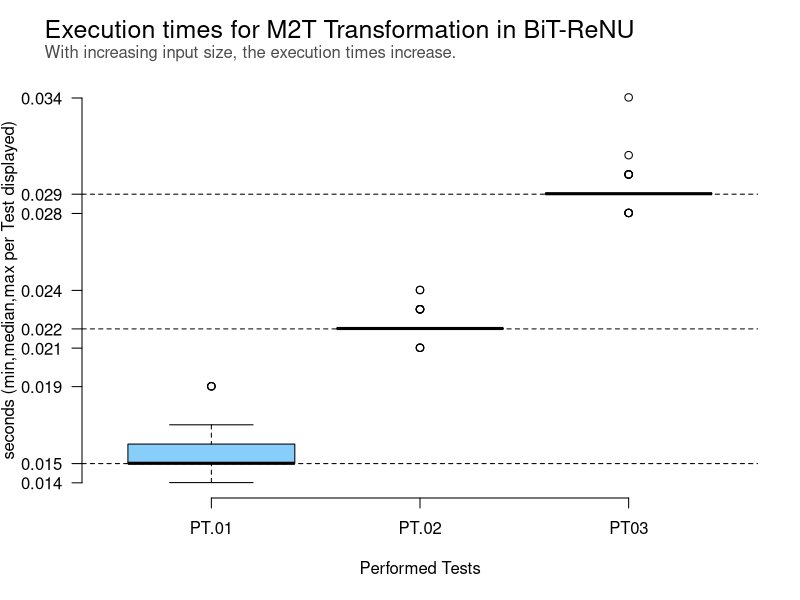
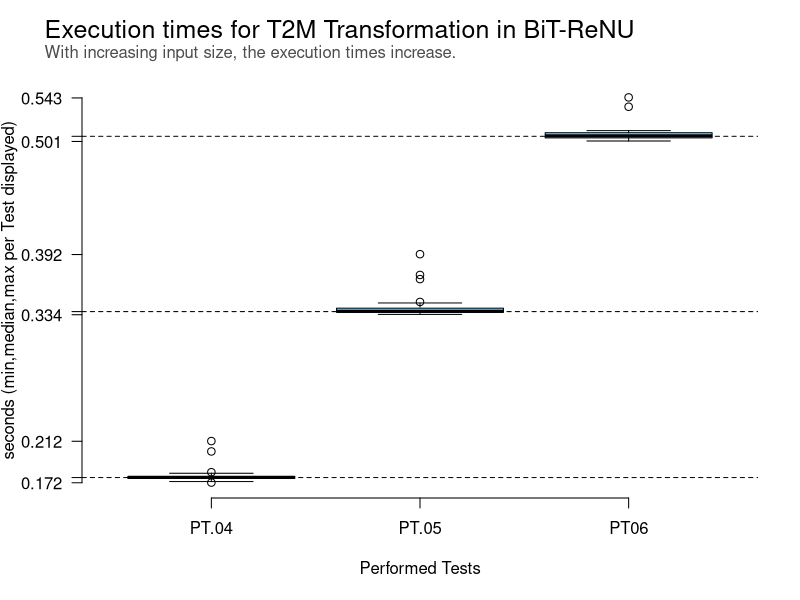
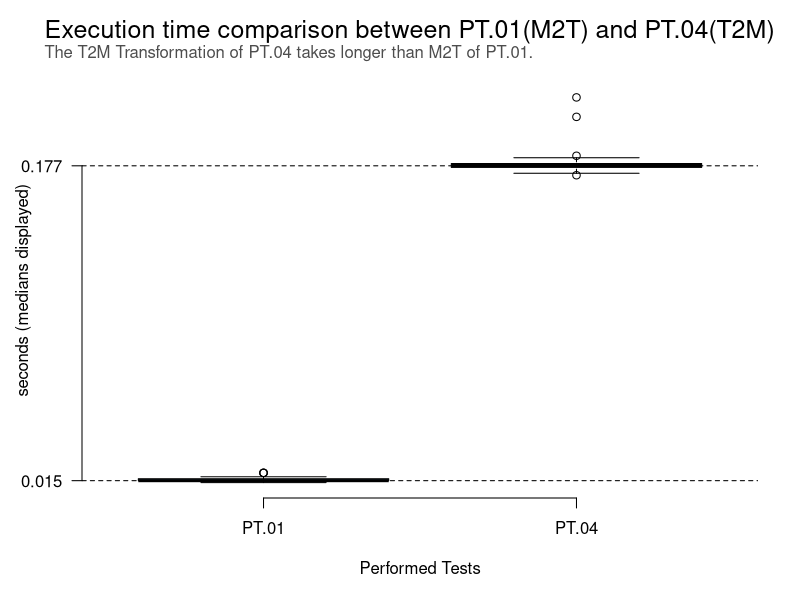
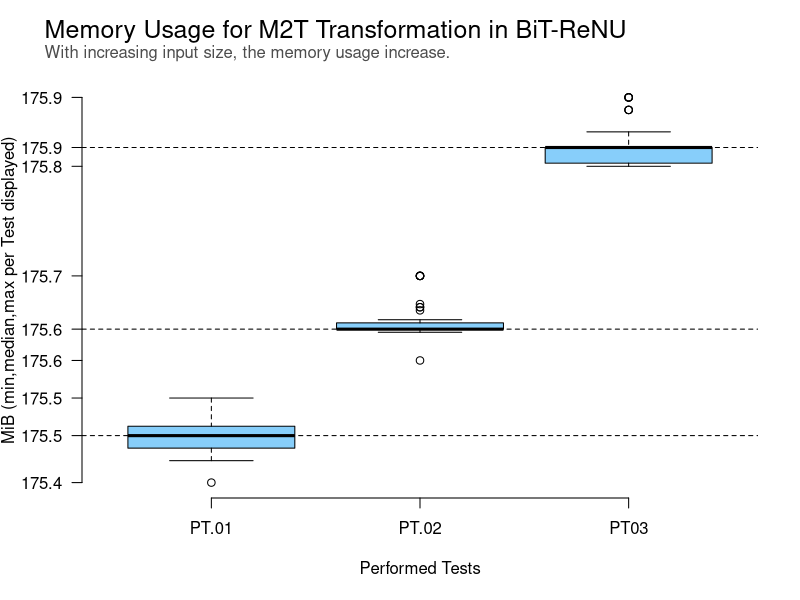
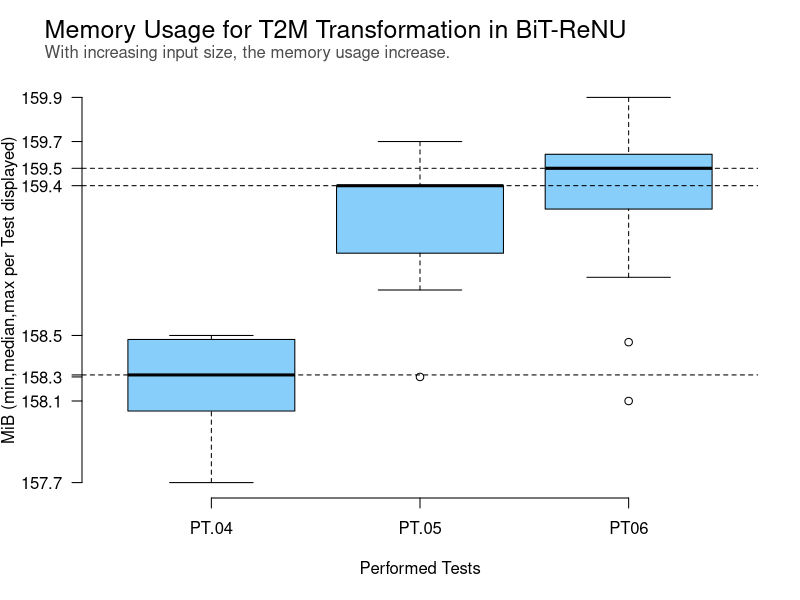
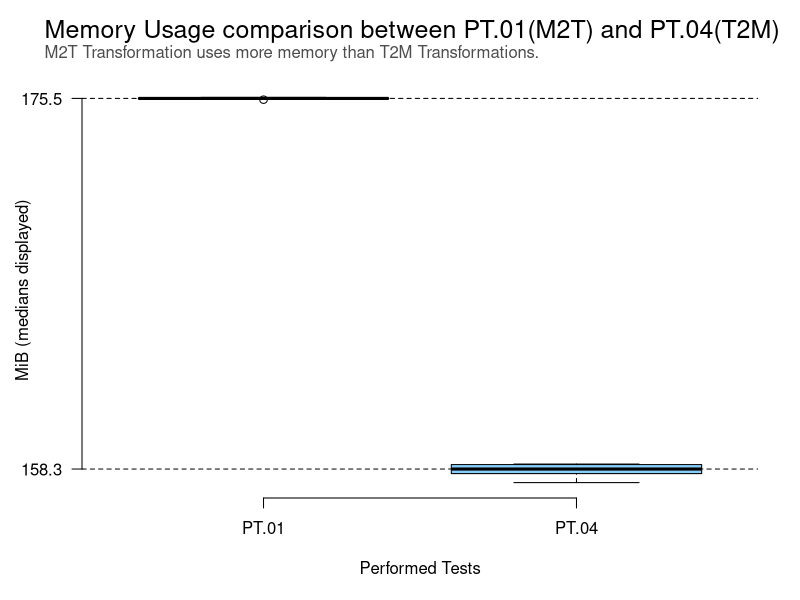

Reproduce these figures in R, in order.
library(rstudioapi)
setwd(gsub("/PT_analysis.R","",getSourceEditorContext()$path))



# ---- Import measure files ----
pt01 <- read.csv2(file.path("PT01", "measures_PT01.csv"))
pt02 <- read.csv2(file.path("PT02", "measures_PT02.csv"))
pt03 <- read.csv2(file.path("PT03", "measures_PT03.csv"))
pt04 <- read.csv2(file.path("PT04", "measures_PT04.csv"))
pt05 <- read.csv2(file.path("PT05", "measures_PT05.csv"))
pt06 <- read.csv2(file.path("PT06", "measures_PT06.csv"))


# ---- Group times ----
times <- data.frame(
  PT01_time = pt01[, 1],
  PT02_time = pt02[, 1],
  PT03_time = pt03[, 1],
  PT04_time = pt04[, 1],
  PT05_time = pt05[, 1],
  PT06_time = pt06[, 1]
)
# ---- collect min, median, max times ---- 
PT01_min_time = round(min(pt01[,1]),digits = 3)
PT01_med_time = round(median(pt01[,1]),digits = 3)
PT01_max_time = round(max(pt01[,1]),digits = 3)

PT02_min_time = round(min(pt02[,1]),digits = 3)
PT02_med_time = round(median(pt02[,1]),digits = 3)
PT02_max_time = round(max(pt02[,1]),digits = 3)

PT03_min_time = round(min(pt03[,1]),digits = 3)
PT03_med_time = round(median(pt03[,1]),digits = 3)
PT03_max_time = round(max(pt03[,1]),digits = 3)

PT04_min_time = round(min(pt04[,1]),digits = 3)
PT04_med_time = round(median(pt04[,1]),digits = 3)
PT04_max_time = round(max(pt04[,1]),digits = 3)

PT05_min_time = round(min(pt05[,1]),digits = 3)
PT05_med_time = round(median(pt05[,1]),digits = 3)
PT05_max_time = round(max(pt05[,1]),digits = 3)

PT06_min_time = round(min(pt06[,1]),digits = 3)
PT06_med_time = round(median(pt06[,1]),digits = 3)
PT06_max_time = round(max(pt06[,1]),digits = 3)

min_max_times = c(PT01_min_time,PT01_max_time,
                  PT02_min_time,PT02_max_time,
                  PT03_min_time,PT03_max_time,
                  PT04_min_time,PT04_max_time,
                  PT05_min_time,PT05_max_time,
                  PT06_min_time,PT06_max_time)
median_times = c(PT01_med_time,PT02_med_time,PT03_med_time,PT04_med_time,PT05_med_time,PT06_med_time)
all_times = c(PT01_min_time,PT01_med_time,PT01_max_time,
              PT02_min_time,PT02_med_time,PT02_max_time,
              PT03_min_time,PT03_med_time,PT03_max_time,
              PT04_min_time,PT04_med_time,PT04_max_time,
              PT05_min_time,PT05_med_time,PT05_max_time,
              PT06_min_time,PT06_med_time,PT06_max_time)
times.df <- data.frame(
  Test_id = c("PT.01","PT.02","PT.03","PT.04","PT.05","PT.06"),
  min = c(PT01_min_time,PT02_min_time,PT03_min_time,PT04_min_time,PT05_min_time,PT06_min_time),
  median = c(PT01_med_time,PT02_med_time,PT03_med_time,PT04_med_time,PT05_med_time,PT06_med_time),
  max = c(PT01_max_time,PT02_max_time,PT03_max_time,PT04_max_time,PT05_max_time,PT06_max_time)
)
#write.csv(times.df, "C:\\Users\\mbima\\Desktop\\Times.csv", row.names=FALSE)


# ---- Group memory usage ----
memory <- data.frame(
  PT01_memory = pt01[, 2],
  PT02_memory = pt02[, 2],
  PT03_memory = pt03[, 2],
  PT04_memory = pt04[, 2],
  PT05_memory = pt05[, 2],
  PT06_memory = pt06[, 2]
)




# ---- collect min, median, max memory usage ---- 
PT01_min_memory = min(pt01[,2])
PT01_med_memory = median(pt01[,2])
PT01_max_memory = max(pt01[,2])
PT02_min_memory = min(pt02[,2])
PT02_med_memory = median(pt02[,2])
PT02_max_memory = max(pt02[,2])
PT03_min_memory = min(pt03[,2])
PT03_med_memory = median(pt03[,2])
PT03_max_memory = max(pt03[,2])
PT04_min_memory = min(pt04[,2])
PT04_med_memory = median(pt04[,2])
PT04_max_memory = max(pt04[,2])
PT05_min_memory = min(pt05[,2])
PT05_med_memory = median(pt05[,2])
PT05_max_memory = max(pt05[,2])
PT06_min_memory = min(pt06[,2])
PT06_med_memory = median(pt06[,2])
PT06_max_memory = max(pt06[,2])

min_max_memory = c(PT01_min_memory,PT01_max_memory,
                   PT02_min_memory,PT02_max_memory,
                   PT03_min_memory,PT03_max_memory,
                   PT04_min_memory,PT04_max_memory,
                   PT05_min_memory,PT05_max_memory,
                   PT06_min_memory,PT06_max_memory)
median_times = c(PT01_med_memory,PT02_med_memory,
                 PT03_med_memory,PT04_med_memory,
                 PT05_med_memory,PT06_med_memory)
all_memory = c(PT01_min_memory,PT01_med_memory,PT01_max_memory,
              PT02_min_memory,PT02_med_memory,PT02_max_memory,
              PT03_min_memory,PT03_med_memory,PT03_max_memory,
              PT04_min_memory,PT04_med_memory,PT04_max_memory,
              PT05_min_memory,PT05_med_memory,PT05_max_memory,
              PT06_min_memory,PT06_med_memory,PT06_max_memory)

all_memory_rounded <- round(all_memory,digits = 3)

memory.df <- data.frame(
  Test_id = c("PT.01","PT.02","PT.03","PT.04","PT.05","PT.06"),
  min = all_memory_rounded[c(1,4,7,10,13,16)],
  median = all_memory_rounded[c(2,5,8,11,14,17)],
  max = all_memory_rounded[c(3,6,9,12,15,18)]
)
write.csv(memory.df, "C:\\Users\\mbima\\Desktop\\Memory.csv", row.names=FALSE)



################################################## TIMES BOXPLOTS #####################################################################

# ---- BOXPLOT: TIMES: PT.01 - PT.03 ----
boxplot(times[,1:3],
        names = c("PT.01", "PT.02", "PT03"),
        frame = FALSE, col = "lightskyblue",
        ylab="", xlab = "Performed Tests",
        yaxt="n")
axis(side=2, at=all_times[1:9], las=1)
title(ylab="seconds (min,median,max per Test displayed)", line=3.2)
mytitle = "Execution times for M2T Transformation in BiT-ReNU"
mysubtitle = "With increasing input size, the execution times increase."
mtext(side=3, line=2, at=0.2, adj=0, cex=1.5, mytitle)
mtext(side=3, line=1, at=0.2, adj=0, cex=1, mysubtitle, col="grey30")
abline(h=PT01_med_time, col="black", lty = "dashed", lwd = 1)
abline(h=PT02_med_time, col="black", lty = "dashed", lwd = 1)
abline(h=PT03_med_time, col="black", lty = "dashed", lwd = 1)


# ---- BOXPLOT: TIMES: PT.04 - PT.06 ----
boxplot(times[,4:6],
        names = c("PT.04", "PT.05", "PT06"),
        frame = FALSE, col = "lightskyblue",
        ylab="", xlab = "Performed Tests",
        yaxt="n")
axis(side=2, at=all_times[10:18], las=1)
title(ylab="seconds (min,median,max per Test displayed)", line=3.2)
mytitle = "Execution times for T2M Transformation in BiT-ReNU"
mysubtitle = "With increasing input size, the execution times increase."
mtext(side=3, line=2, at=0.2, adj=0, cex=1.5, mytitle)
mtext(side=3, line=1, at=0.2, adj=0, cex=1, mysubtitle, col="grey30")
abline(h=PT04_med_time, col="black", lty = "dashed", lwd = 1)
abline(h=PT05_med_time, col="black", lty = "dashed", lwd = 1)
abline(h=PT06_med_time, col="black", lty = "dashed", lwd = 1)


# ---- BOXPLOT: TIMES: PT.01 VS PT.04 ----
boxplot(times[,c(1,4)],
        names = c("PT.01", "PT.04"),
        frame = FALSE, col = "lightskyblue",
        ylab="", xlab = "Performed Tests",
        yaxt="n")
axis(side=2, at=all_times[c(2,11)], las=1)
title(ylab="seconds (medians displayed)", line=2.5)
mytitle = "Execution time comparison between PT.01(M2T) and PT.04(T2M)"
mysubtitle = "The T2M Transformation of PT.04 takes longer than M2T of PT.01."
mtext(side=3, line=2, at=0.3, adj=0, cex=1.5, mytitle)
mtext(side=3, line=1, at=0.3, adj=0, cex=1, mysubtitle, col="grey30")
abline(h=PT01_med_time, col="black", lty = "dashed", lwd = 1)
abline(h=PT04_med_time, col="black", lty = "dashed", lwd = 1)


################################################## MEMORY BOXPLOTS #####################################################################

# ---- BOXPLOT: MEMORY: PT.01 - PT.03 ----
boxplot(memory[,1:3],
        names = c("PT.01", "PT.02", "PT03"),
        frame = FALSE, col ="lightskyblue",
        ylab="", xlab = "Performed Tests",
        yaxt="n")
axis(side=2, at=all_memory[1:9],labels = round(all_memory[1:9],digits=1), las=1)
title(ylab="MiB (min,median,max per Test displayed)", line=3.2)
mytitle = "Memory Usage for M2T Transformation in BiT-ReNU"
mysubtitle = "With increasing input size, the memory usage increase."
mtext(side=3, line=2, at=0.2, adj=0, cex=1.5, mytitle)
mtext(side=3, line=1, at=0.2, adj=0, cex=1, mysubtitle, col="grey30")
abline(h=PT01_med_memory, col="black", lty = "dashed", lwd = 1)
abline(h=PT02_med_memory, col="black", lty = "dashed", lwd = 1)
abline(h=PT03_med_memory, col="black", lty = "dashed", lwd = 1)

# ---- BOXPLOT: MEMORY: PT.04 - PT.06 ----
boxplot(memory[,4:6],
        names = c("PT.04", "PT.05", "PT06"),
        frame = FALSE, col = "lightskyblue",
        ylab="", xlab = "Performed Tests",
        yaxt="n")
axis(side=2, at=all_memory[10:18],labels = round(all_memory[10:18],digits=1),las=1)
title(ylab="MiB (min,median,max per Test displayed)", line=3.2)
mytitle = "Memory Usage for T2M Transformation in BiT-ReNU"
mysubtitle = "With increasing input size, the memory usage increase."
mtext(side=3, line=2, at=0.2, adj=0, cex=1.5, mytitle)
mtext(side=3, line=1, at=0.2, adj=0, cex=1, mysubtitle, col="grey30")
abline(h=PT04_med_memory, col="black", lty = "dashed", lwd = 1)
abline(h=PT05_med_memory, col="black", lty = "dashed", lwd = 1)
abline(h=PT06_med_memory, col="black", lty = "dashed", lwd = 1)

# ---- BOXPLOT: TIMES: PT.01 VS PT.04 ----
boxplot(memory[,c(1,4)],
        names = c("PT.01", "PT.04"),
        frame = FALSE, col = "lightskyblue",
        ylab="", xlab = "Performed Tests",
        yaxt="n")
axis(side=2, at=all_memory[c(2,11)],labels = round(all_memory[c(2,11)],digits=1), las=1)
title(ylab="MiB (medians displayed)", line=2.5)
mytitle = "Memory Usage comparison between PT.01(M2T) and PT.04(T2M)"
mysubtitle = "M2T Transformation uses more memory than T2M Transformations."
mtext(side=3, line=2, at=0.3, adj=0, cex=1.5, mytitle)
mtext(side=3, line=1, at=0.3, adj=0, cex=1, mysubtitle, col="grey30")
abline(h=PT01_med_memory,col="black", lty = "dashed", lwd = 1) 
abline(h=PT04_med_memory,col="black", lty = "dashed", lwd = 1) 
